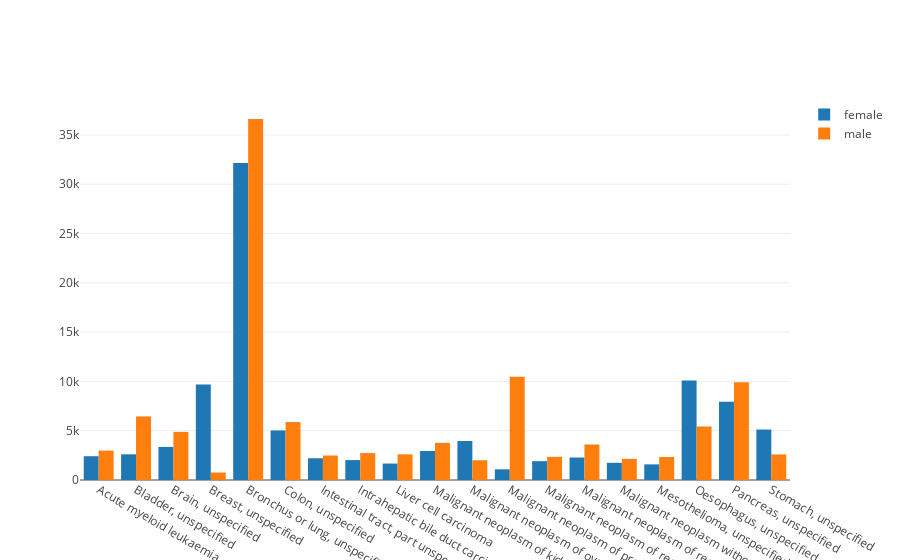

The notebook cell saved with this chart:
### Markdown cell above
Frequency of the top 20 death causes:

### Code cell
#group by sex and count the type of deaths
top20 = av_patient['DEATHCAUSECODE_UNDERLYING_DESC'].value_counts()[1:20].keys()
top20 = av_patient.loc[av_patient['DEATHCAUSECODE_UNDERLYING_DESC'].isin(top20)]
top20bysex = top20.groupby(['SEX','DEATHCAUSECODE_UNDERLYING_DESC']) \
                  .agg({'DEATHCAUSECODE_UNDERLYING_DESC':'size'})

male = top20bysex.loc['1']['DEATHCAUSECODE_UNDERLYING_DESC']
female = top20bysex.loc['2']['DEATHCAUSECODE_UNDERLYING_DESC']

#plotly plots
trace1 = go.Bar(
    x=female.index,
    y=female.values,
    name='female'
)
trace2 = go.Bar(
    x=male.index,
    y=male.values,
    name='male'
)

data = [trace1, trace2]
layout = go.Layout(
    barmode='group'
)

fig = go.Figure(data=data, layout=layout)
po.iplot(fig)

### Figure 1 — Plotly figure (JSON) as saved in the notebook; plotly's stock layout.template omitted (floating-point values rounded to 4 significant figures)
{"data": [{"name": "female", "type": "bar", "uid": "ed52c225-ea7f-47f5-bd96-b028970991d3", "x": ["Acute myeloid leukaemia", "Bladder, unspecified", "Brain, unspecified", "Breast, unspecified", "Bronchus or lung, unspecified", "Colon, unspecified", "Intestinal tract, part unspecified", "Intrahepatic bile duct carcinoma", "Liver cell carcinoma", "Malignant neoplasm of kidney, except renal pelvis", "Malignant neoplasm of ovary", "Malignant neoplasm of prostate", "Malignant neoplasm of rectosigmoid junction", "Malignant neoplasm of rectum", "Malignant neoplasm without specification of site", "Mesothelioma, unspecified", "Oesophagus, unspecified", "Pancreas, unspecified", "Stomach, unspecified"], "y": [2414, 2606, 3357, 9678, 32149, 5025, 2205, 2021, 1669, 2939, 3953, 1084, 1912, 2280, 1742, 1584, 10098, 7927, 5118]}, {"name": "male", "type": "bar", "uid": "fda065a4-08e3-423f-8be9-5bcb769b9bc2", "x": ["Acute myeloid leukaemia", "Bladder, unspecified", "Brain, unspecified", "Breast, unspecified", "Bronchus or lung, unspecified", "Colon, unspecified", "Intestinal tract, part unspecified", "Intrahepatic bile duct carcinoma", "Liver cell carcinoma", "Malignant neoplasm of kidney, except renal pelvis", "Malignant neoplasm of ovary", "Malignant neoplasm of prostate", "Malignant neoplasm of rectosigmoid junction", "Malignant neoplasm of rectum", "Malignant neoplasm without specification of site", "Mesothelioma, unspecified", "Oesophagus, unspecified", "Pancreas, unspecified", "Stomach, unspecified"], "y": [2982, 6449, 4878, 757, 36617, 5875, 2484, 2728, 2604, 3766, 2003, 10474, 2345, 3604, 2143, 2331, 5428, 9906, 2590]}], "layout": {"barmode": "group"}}
